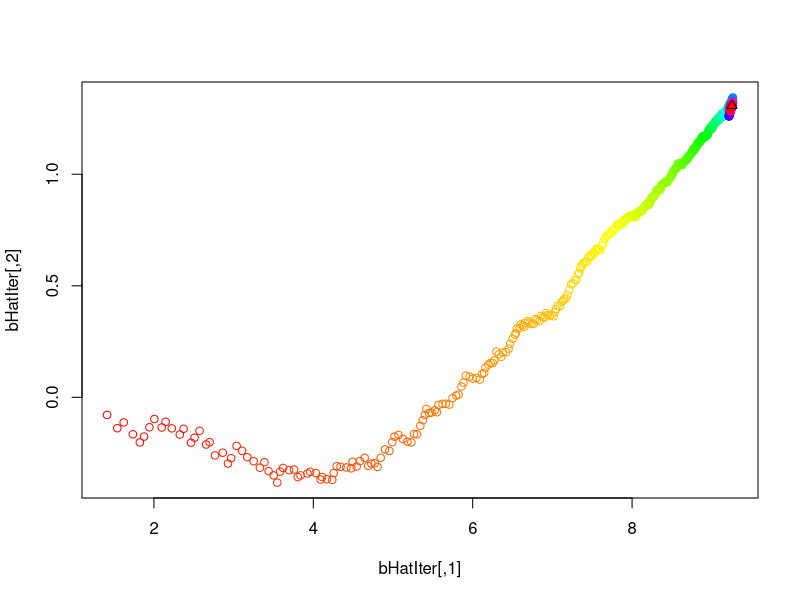

Here is the R script that generated this plot:
##############################
##############################
##############################
set.seed(1)
p = 2
n = 10
X = matrix(rnorm(n*p),nrow=10)
b = c(10,1)
Y = X%*%b + rnorm(n)


#Stochastic Gradient Descent
miniBatchParm = 5

muF = function(X,b){
  return( X %*% b)
}
ellF = function(Y,mu){
  return((Y - mu)**2)
}
rF = function(ell){
  return( mean( ell ))
}

#Step 0
bHat          = rnorm(p)
nIter         = 1000
learnRate     = .01

bHatIter      = matrix(0,nrow=nIter,ncol=2)
#Step 1
for(iter in 1:nIter){
  batch = sample(1:n,miniBatchParm,replace=FALSE)
  for(j in 1:p){
    #Step 2a:Forward
    mu  = muF(X[batch,],bHat)
    ell = ellF(Y[batch],mu)
    r   = rF(ell)
    #Step 2b:Backward
    dell_dmu = -2*(Y[batch] - mu)
    dmu_dbj  = X[batch,j]
    dR_dbj   = rF( dell_dmu*dmu_dbj )
    #Step 3: Update
    bHat[j]  = bHat[j] - learnRate * dR_dbj
  }
  bHatIter[iter,] = bHat
}


bHat_LS = lm(Y~X-1)$coef
print(bHat_LS)

plot(bHatIter,col=rainbow(nIter))
points(bHat_LS[1],bHat_LS[2],col='black',pch=2)